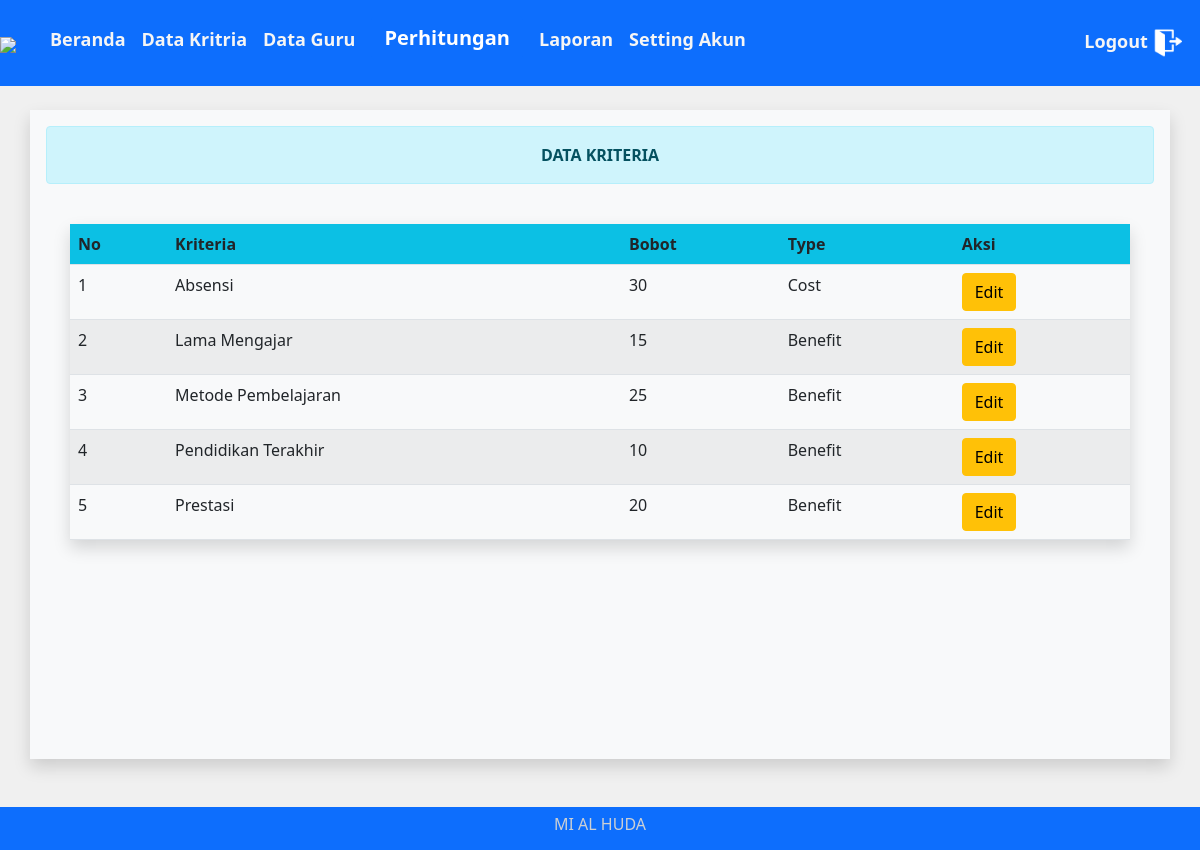
/admin/data_kriteria.php (signed in), run on the app's committed database.
### tables this page shows
CREATE TABLE `kriteria` (
  `id_kriteria` int(11) NOT NULL,
  `kriteria` varchar(255) NOT NULL,
  `bobot` int(11) NOT NULL,
  `type` varchar(255) NOT NULL
);

### functions.php (called while the page is built, shortened)
<?php
$con = mysqli_connect("localhost", "root", "", "db_moora_improve");
function tampilkriteria($query)
{
	global $con;
	$data = mysqli_query($con, $query);
	$rows = [];
	while ($row = mysqli_fetch_assoc($data)) {
		$rows[] = $row;
	}
	return $rows;
}

### admin/data_kriteria.php (the view, shortened to what this page needs)
<?php
require '../functions.php';
$data_kriteria = tampilkriteria("SELECT * FROM kriteria");
?>
<!doctype html>
<html lang="en">
<head>
  <link href="https://cdn.jsdelivr.net/npm/bootstrap@5.1.3/dist/css/bootstrap.min.css" rel="stylesheet">
</head>
<body bgcolor="f0f0f0">
  <?php require("navigasi.php") ?>
  <br>
  <div class="container bg-light shadow p-3 mb-5">
    <div class="alert alert-info">
      <center><b>DATA KRITERIA</b></center>
    </div>
    <div class="table-responsive p-4">
      <table class="table table-striped shadow">
        <tr class="bg-info">
          <th>No</th>
          <th>Kriteria</th>
          <th>Bobot</th>
          <th>Type</th>
          <th>Aksi</th>
        </tr>
        <?php $i = 1; ?>
        <?php foreach ($data_kriteria as $data) { ?>
          <tr>
            <td><?= $i++; ?></td>
            <td><?= $data['kriteria']; ?></td>
            <td><?= $data['bobot']; ?></td>
            <td><?= $data['type']; ?></td>
            <td><a href="edit_kriteria.php?id_kriteria=<?= $data['id_kriteria']; ?>" class="btn btn-warning">Edit</a></td>
          </tr>
        <?php } ?>
      </table>
    </div>
  </div>
  <div class="col-md-12 bg-primary">
    <div class="copyright">
      <h6>MI AL HUDA</h6>
    </div>
  </div>
</body>
</html>

### admin/navigasi.php (shortened to what this page needs)
<form method="post" action="perhitungan.php">
    <nav class="navbar navbar-expand-lg navbar-dark bg-primary">
        <a class="navbar-brand" href="#"><img src="../img/logo.png" width="50"></a>
        <div class="collapse navbar-collapse" id="navbarNavAltMarkup">
            <div class="navbar-nav" style="margin: 10px;">
                <a class="nav-link active" href="index.php">
                    <font size="4"><b>Beranda</b> </font>
                </a>
                <a class="nav-link" href="data_kriteria.php">
                    <font size="4"><b>Data Kritria</b></font>
                </a>
                <a class="nav-link" href="data_guru.php">
                    <font size="4"><b>Data Guru</b></font>
                </a>
                <a class="nav-link" href="#">
                    <font size="4"><b><button type="submit" name="perhitungan" class="btn btn-primary" style="font-size: 20px; margin-top: -10px;"><b>Perhitungan</b></button></b></font>
                </a>
                <a class="nav-link" href="laporan.php">
                    <font size="4"><b>Laporan</b></font>
                </a>
                <a class="nav-link" href="setting_akun.php">
                    <font size="4"><b>Setting Akun</b></font>
                </a>
            </div>
            <div class="navbar-nav ms-auto" style="margin: 10px;">
                <a href="" type="button" class="log nav-link m-auto" data-bs-toggle="modal" data-bs-target="#exampleModal">
                    <font size="4"><b>Logout</b></font>
                    <img src="../img/logout.png" width="30">
                </a>
            </div>
        </div>
    </nav>
</form>

### admin/data_kriteria.php (style rules this page uses)
body { background-color: #f0f0f0; }
.container { min-height: calc(100vh - 211px - -60px); }
.col-md-12 { padding: 8px; }
.copyright { text-align: center; color: #CDD0D4; }
a font { color: whitesmoke; }

### data on the page
kriteria: kriteria "Absensi", bobot "30", type "Cost"
kriteria: kriteria "Lama Mengajar", bobot "15", type "Benefit"
kriteria: kriteria "Metode Pembelajaran", bobot "25", type "Benefit"
kriteria: kriteria "Pendidikan Terakhir", bobot "10", type "Benefit"
kriteria: kriteria "Prestasi", bobot "20", type "Benefit"
